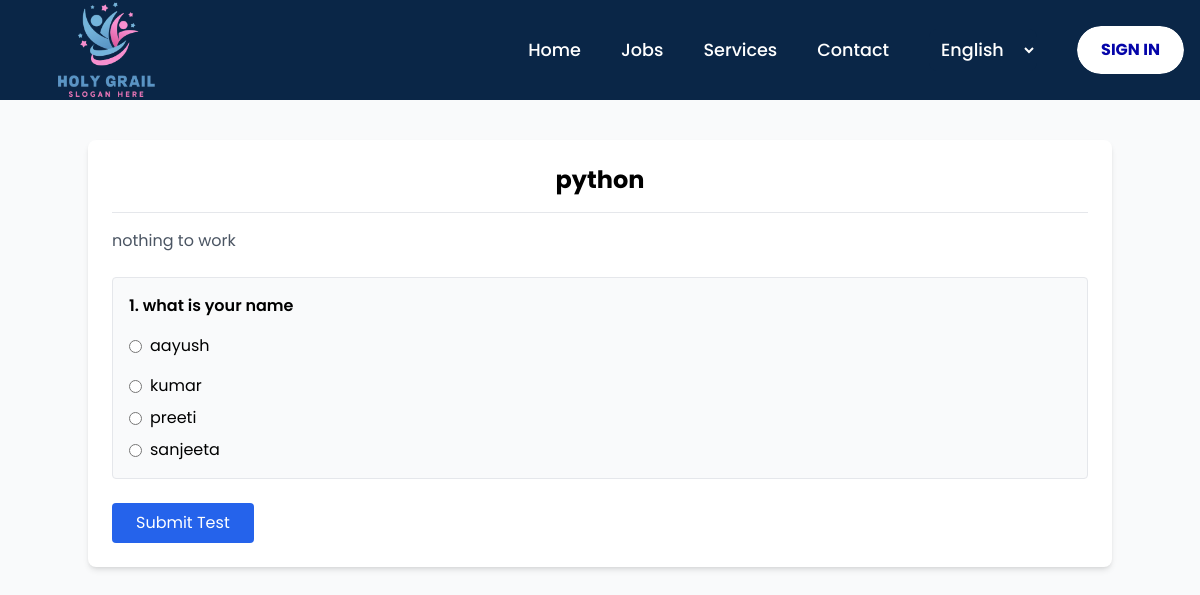
The app's page /Skill_Assessment/1/ with its own data.
### Pages/models.py (models this page shows, shortened)
class Assessment(models.Model):
    title = models.CharField(max_length=200)
    description = models.TextField()
    duration = models.IntegerField()
    job = models.ForeignKey(Job, on_delete=models.CASCADE)

class Question(models.Model):
    assessment = models.ForeignKey(Assessment, on_delete=models.CASCADE, related_name="questions")
    question = models.TextField()
    option1 = models.CharField(max_length=200)
    option2 = models.CharField(max_length=200)
    option3 = models.CharField(max_length=200)
    option4 = models.CharField(max_length=200)
    correct_answer = models.CharField(max_length=200)

### Pages/views.py (the view, shortened to what this page needs)
# urls.py: path('Skill_Assessment', views.Skill_Assessment,name='Skill_Assessment'),
def Skill_Assessment(request, assessment_id):
    assessments = Assessment.objects.all()
    assessment = get_object_or_404(Assessment, id=assessment_id)
    questions = Question.objects.all()
    score = None
    return render(request, "Pages/Skill_Assessment.html", {
        "assessment": assessment,
        "questions": questions,
        "score": score,
    })

### templates/pages/Skill_Assessment.html (shortened to what this page needs)
{% extends 'home.html' %}
{% load static %}
{% block csslink %}
<link rel="stylesheet" href="{% static 'css/style.css' %}"/>
<link rel="stylesheet" href="{% static 'css/Skill_Assessment.css' %}">
<link rel="stylesheet" href="https://cdnjs.cloudflare.com/ajax/libs/font-awesome/7.0.1/css/all.min.css" />
{% endblock csslink %}
{% block body %}
<div class="container mx-auto p-6 bg-white shadow-md rounded-lg my-10">
    <h2 class="text-2xl font-bold text-center border-b pb-4">{{ assessment.title }}</h2>
    <p class="text-gray-600 my-4">{{ assessment.description }}</p>
    <form method="POST" class="space-y-6">
        {% for q in questions %}
        <div class="p-4 border rounded bg-gray-50">
            <p class="font-semibold mb-2">{{ forloop.counter }}. {{ q.question }}</p>
            <div class="flex flex-col space-y-2">
                <label class="flex items-center space-x-2">
                    <input type="radio" name="question_{{ q.id }}" value="{{ q.option1 }}" required>
                    <span>{{ q.option1 }}</span>
                </label>
                <label class="flex items-center space-x-2">
                    <input type="radio" name="question_{{ q.id }}" value="{{ q.option2 }}">
                    <span>{{ q.option2 }}</span>
                </label>
                <label class="flex items-center space-x-2">
                    <input type="radio" name="question_{{ q.id }}" value="{{ q.option3 }}">
                    <span>{{ q.option3 }}</span>
                </label>
                <label class="flex items-center space-x-2">
                    <input type="radio" name="question_{{ q.id }}" value="{{ q.option4 }}">
                    <span>{{ q.option4 }}</span>
                </label>
            </div>
        </div>
        {% endfor %}
        <button type="submit" class="mt-6 bg-blue-600 text-white px-6 py-2 rounded hover:bg-blue-700 transition">
            Submit Test
        </button>
    </form>
</div>
{% endblock body %}

### static/css/style.css (style rules this page uses)
html { scroll-behavior: smooth; }

### static/css/Skill_Assessment.css (style rules this page uses)
body { font-family: Arial, sans-serif; background: #f4f6f9; margin: 0; padding: 0; }
.container { max-width: 800px; margin: 60px auto; background: white; padding: 40px; border-radius: 12px; box-shadow: 0 5px 20px rgba(0, 0, 0, 0.08); }
h2 { text-align: center; margin-bottom: 30px; }
label { display: block; margin: 8px 0; }
button { background: #007bff; color: white; padding: 12px 25px; border: none; border-radius: 8px; cursor: pointer; }

### records on screen
Assessment: title "python", description "nothing to work"
Question: question "what is your name", option1 "aayush", option2 "kumar", option3 "preeti", option4 "sanjeeta"
